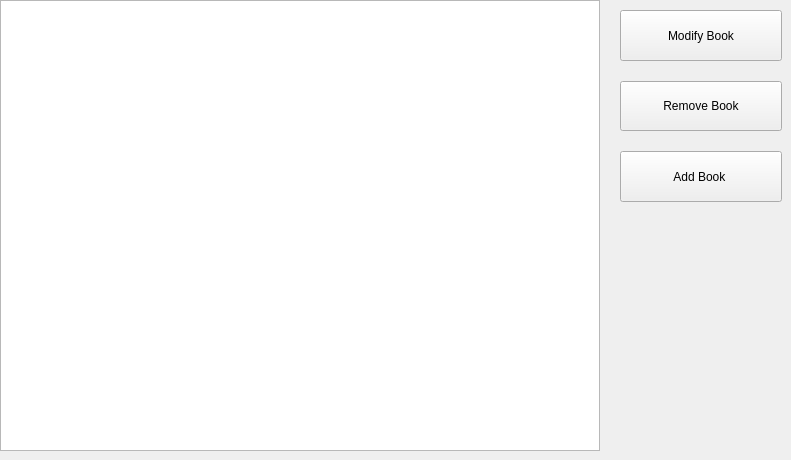
      <widget class="QWidget" name="list_books_tab">
       <attribute name="title">
        <string>Book List</string>
       </attribute>
       <widget class="QWidget" name="verticalLayoutWidget_2">
        <property name="geometry">
         <rect>
          <x>620</x>
          <y>10</y>
          <width>162</width>
          <height>192</height>
         </rect>
        </property>
        <layout class="QVBoxLayout" name="verticalLayout">
         <property name="spacing">
          <number>20</number>
         </property>
         <item>
          <widget class="QPushButton" name="Pbutton_book_modify_admin">
           <property name="sizePolicy">
            <sizepolicy hsizetype="Expanding" vsizetype="Expanding">
             <horstretch>0</horstretch>
             <verstretch>0</verstretch>
            </sizepolicy>
           </property>
           <property name="minimumSize">
            <size>
             <width>160</width>
             <height>50</height>
            </size>
           </property>
           <property name="styleSheet">
            <string notr="true"/>
           </property>
           <property name="text">
            <string>Modify Book</string>
           </property>
          </widget>
         </item>
         <item>
          <widget class="QPushButton" name="Pbutton_book_remove_admin">
           <property name="sizePolicy">
            <sizepolicy hsizetype="Expanding" vsizetype="Expanding">
             <horstretch>0</horstretch>
             <verstretch>0</verstretch>
            </sizepolicy>
           </property>
           <property name="minimumSize">
            <size>
             <width>160</width>
             <height>50</height>
            </size>
           </property>
           <property name="styleSheet">
            <string notr="true"/>
           </property>
           <property name="text">
            <string>Remove Book</string>
           </property>
          </widget>
         </item>
         <item>
          <widget class="QPushButton" name="Pbutton_bood_add_admin">
           <property name="sizePolicy">
            <sizepolicy hsizetype="Expanding" vsizetype="Expanding">
             <horstretch>0</horstretch>
             <verstretch>0</verstretch>
            </sizepolicy>
           </property>
           <property name="minimumSize">
            <size>
             <width>160</width>
             <height>50</height>
            </size>
           </property>
           <property name="styleSheet">
            <string notr="true"/>
           </property>
           <property name="text">
            <string>Add Book </string>
           </property>
          </widget>
         </item>
        </layout>
       </widget>
       <widget class="QTableWidget" name="table_books_admin">
        <property name="geometry">
         <rect>
          <x>0</x>
          <y>0</y>
          <width>600</width>
          <height>451</height>
         </rect>
        </property>
        <property name="styleSheet">
         <string notr="true"/>
        </property>
        <property name="columnCount">
         <number>0</number>
        </property>
        <attribute name="horizontalHeaderDefaultSectionSize">
         <number>100</number>
        </attribute>
        <attribute name="horizontalHeaderStretchLastSection">
         <bool>true</bool>
        </attribute>
       </widget>
      </widget>
